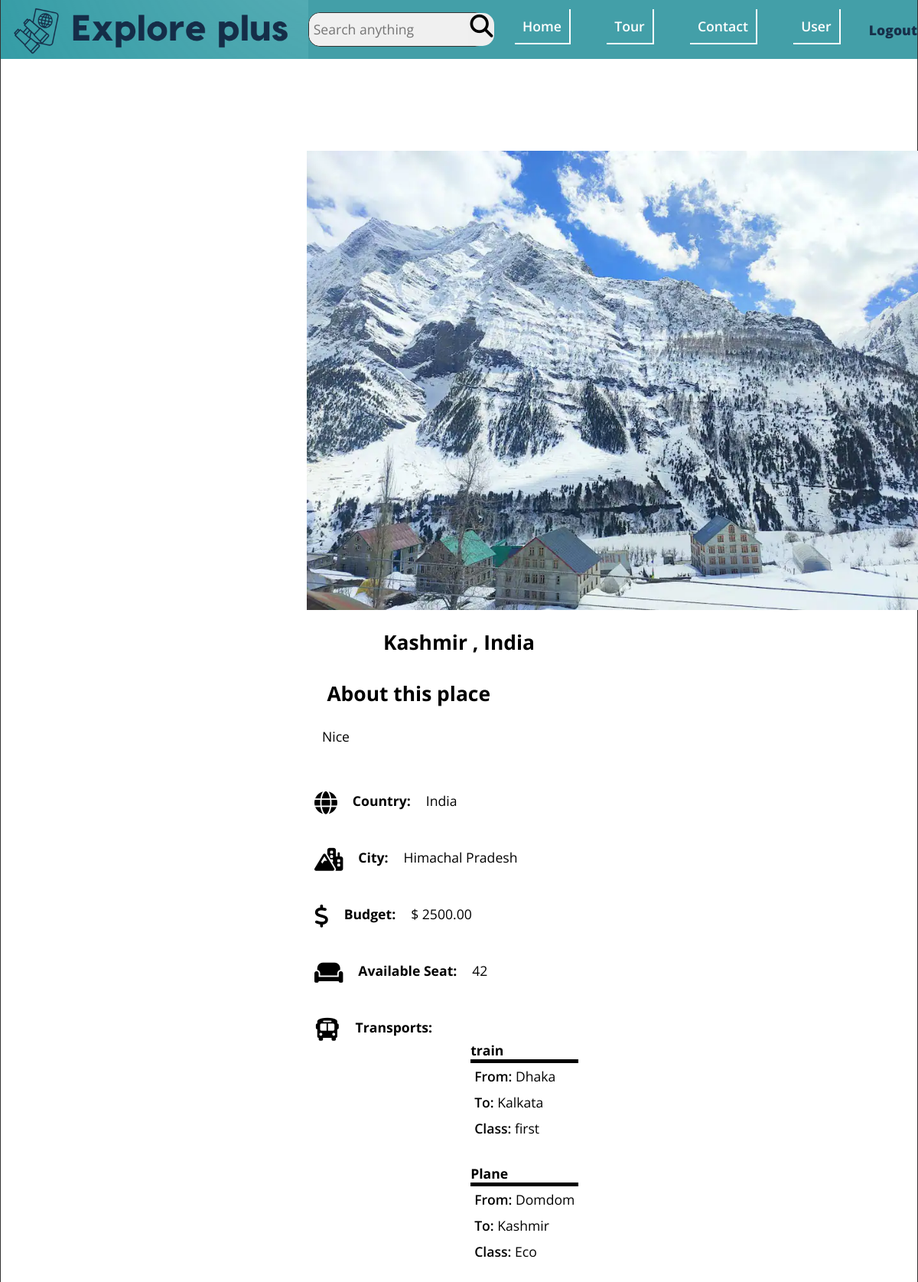
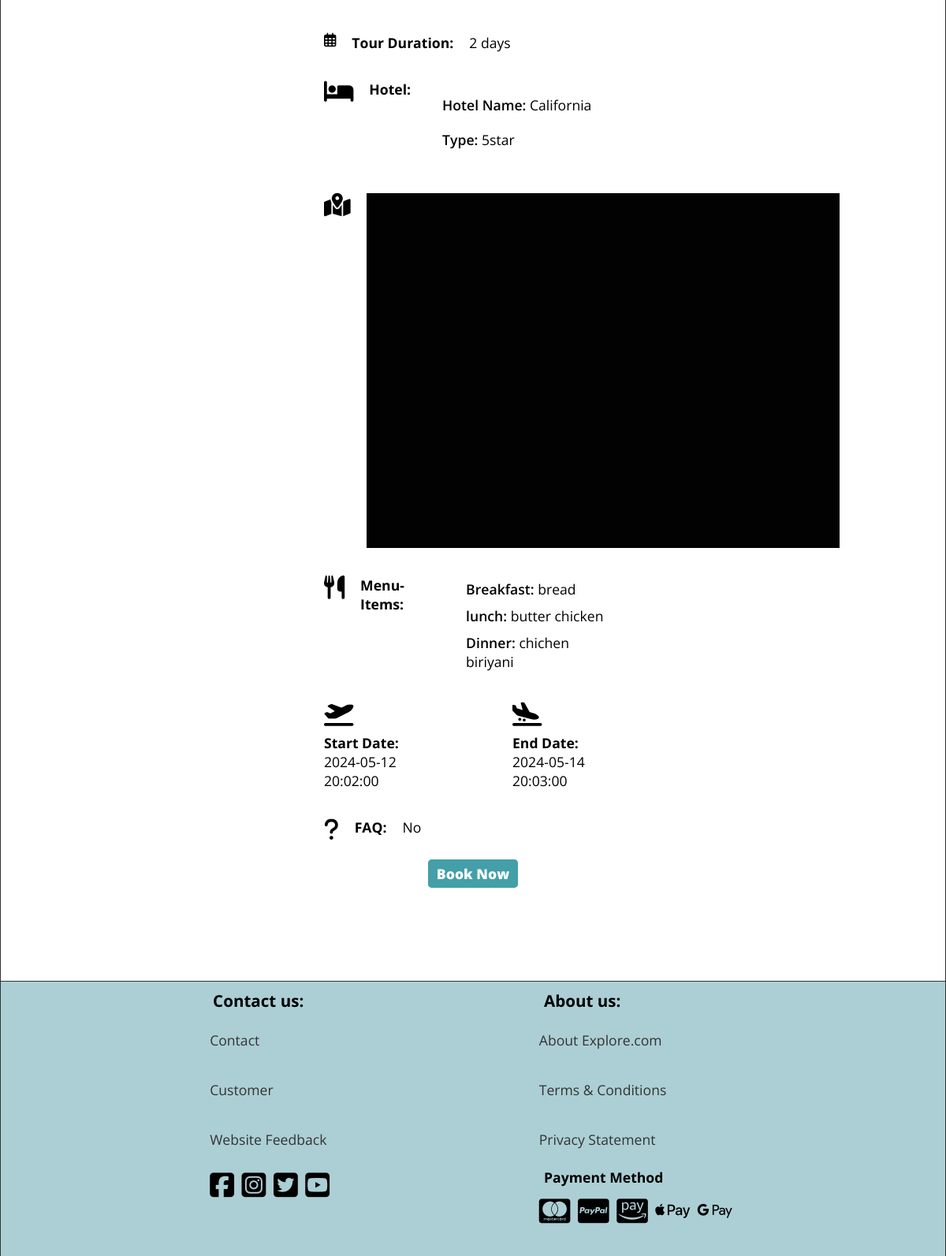
/User/tour_info.php?tour_id=1, run on the app's committed database (2 pictures, top to bottom).
### tables this page shows
CREATE TABLE `tour` (
  `tour_id` int(11) NOT NULL,
  `about` text DEFAULT NULL,
  `place_name` varchar(100) DEFAULT NULL,
  `country` varchar(50) DEFAULT NULL,
  `city` varchar(50) DEFAULT NULL,
  `budget` decimal(10,2) DEFAULT NULL,
  `available_seat` int(11) DEFAULT NULL,
  `start_date` datetime DEFAULT NULL,
  `finish_date` datetime DEFAULT NULL,
  `map` varchar(100) DEFAULT NULL,
  `FAQ` text DEFAULT NULL,
  `menu_id` int(11) DEFAULT NULL,
  `hotel_id` int(11) DEFAULT NULL,
  `guide_username` varchar(50) DEFAULT NULL,
  `photo` blob DEFAULT NULL,
  `continent` varchar(20) NOT NULL,
  `capacity` int(11) NOT NULL
);

CREATE TABLE `transport` (
  `transport_id` int(11) NOT NULL,
  `type` varchar(50) DEFAULT NULL,
  `from_place` varchar(100) DEFAULT NULL,
  `to_place` varchar(100) DEFAULT NULL,
  `price` decimal(10,2) DEFAULT NULL,
  `start_date` date DEFAULT NULL,
  `finish_date` date DEFAULT NULL,
  `finish_time` time DEFAULT NULL,
  `class` varchar(50) DEFAULT NULL,
  `capacity` int(11) DEFAULT NULL,
  `tour_id` int(11) DEFAULT NULL,
  `start_time` time NOT NULL
);

CREATE TABLE `hotel` (
  `hotel_id` int(11) NOT NULL,
  `type` varchar(50) DEFAULT NULL,
  `name` varchar(100) DEFAULT NULL,
  `price` decimal(10,2) DEFAULT NULL,
  `available_room` int(11) DEFAULT NULL,
  `place` varchar(100) DEFAULT NULL,
  `map` varchar(100) DEFAULT NULL,
  `photo` longblob DEFAULT NULL
);

CREATE TABLE `breakfast_item` (
  `breakfast` varchar(30) NOT NULL,
  `bcost` decimal(11,2) DEFAULT NULL
);

CREATE TABLE `lunch_item` (
  `lunch` varchar(30) NOT NULL,
  `lcost` decimal(11,2) DEFAULT NULL
);

CREATE TABLE `dinner_item` (
  `dinner` varchar(30) NOT NULL,
  `dcost` decimal(11,2) DEFAULT NULL
);

### User/tour_info.php (the view, shortened to what this page needs)
<?php
$conn = mysqli_connect("localhost","root","","explore_plus");
$tour_id = $_GET['tour_id'];
$sql = "SELECT * FROM tour WHERE tour_id = {$tour_id}";
$result = mysqli_query($conn,$sql);
$tour = mysqli_fetch_assoc($result);
?>
<!DOCTYPE html>
<html lang="en">
<head>
    <link rel="stylesheet" href="../css/style.css">
    <link rel="stylesheet" href="https://cdnjs.cloudflare.com/ajax/libs/font-awesome/6.5.1/css/all.min.css" />
</head>
<body>
<header class="header">
    <div class="header__logo">
        <figure>
            <img src="../img/logo2.png" alt="logo" title="logo" height="115" width="603">
        </figure>
    </div>
    <div class="header_search">
        <form class="search__bar" action="tour.php" method="get">
            <input class="search__input"  type="text" placeholder="Search anything" name="search">
            <button class="search__button" name="searchSubmit" type="submit"><i class="fa-solid fa-magnifying-glass"></i></button>
        </form>
    </div>
    <nav class="header__nav">
        <ul class="header__ul">
            <li><a href="main.php">Home</a></li>
            <li><a href="tour.php">Tour</a></li>
            <li><a href="../footerPage/contact_us.html">Contact</a></li>
            <li><a href="user_profile.php">User</a></li>
        </ul>
    </nav>
    <div class="logout"><a href="logout.php">Logout</a></div>
</header>
<main class="main">
    <div class="tour-info__container">
        <div class="tour-info__inner">
            <div class="tour-info__pic">
                <figure>
                    <img src="../img/tours/<?php echo htmlspecialchars($tour['photo']) ?>" alt="card1" height="900" width="1200">
                </figure>
            </div>
            <div class="tour-info__place">
                <h2 class="tour-info__h2"><?php echo htmlspecialchars($tour['place_name']) . ' , ' . htmlspecialchars($tour['country'])?></h2>
            </div>
            <h2 class="tour-info__about-h2" >About this place</h2>
            <div class="tour-info__about">
               <?php echo htmlspecialchars($tour['about'])?>
            </div>
            <div class="tour-info__element-collection">
                <div class="tour-info__element">
                    <i class="fa-solid fa-globe"></i>
                    <h4>Country:</h4>
                    <div class="tour-info__country"><?php echo htmlspecialchars($tour['country']) ?></div>
                </div>
                <div class="tour-info__element">
                    <i class="fa-solid fa-mountain-city"></i>
                    <h4>City:</h4>
                    <div class="tour-info__city"><?php echo htmlspecialchars($tour['city']) ?></div>
                </div>
                <div class="tour-info__element">
                    <i class="fa-solid fa-dollar-sign"></i>
                    <h4>Budget:</h4>
                    <div class="tour-info__budget">$ <?php echo htmlspecialchars($tour['budget']) ?></div>
                </div>
                <div class="tour-info__element">
                    <i class="fa-solid fa-couch"></i>
                    <h4>Available Seat:</h4>
                    <div class="tour-info__available-seat"><?php echo htmlspecialchars($tour['available_seat']) ?></div>
                </div>
                <div class="tour-info__element">
                    <i class="fa-solid fa-bus"></i>
                    <h4>Transports:</h4>
                    <ul class="transport__ul">
                        <?php
                        $transportSql = "SELECT transport.type , transport.from_place , transport.to_place , transport.class
                                        from tour
                                        inner join transport
                                        on tour.tour_id = transport.tour_id
                                        where tour.tour_id = {$tour_id}";
                        $transportResult = mysqli_query($conn,$transportSql);
                        $transports = mysqli_fetch_all($transportResult,MYSQLI_ASSOC);
                        ?>
                        <?php foreach ($transports as $transport): ?>
                        <li>
                            <h4 class="transport__head"><?php echo $transport['type'] ?></h4>
                            <div class="tour-info__fromTo">
                                <span class="tour-info__name">From:</span>
                                <span class="tour-info__data"><?php echo htmlspecialchars($transport['from_place']) ?></span>
                            </div>
                            <div class="tour-info__fromTo">
                                <span class="tour-info__name">To:</span>
                                <span class="tour-info__data"><?php echo htmlspecialchars($transport['to_place']) ?></span>
                            </div>
                            <div class="tour-info__fromTo">
                                <span class="tour-info__name">Class:</span>
                                <span class="tour-info__data"><?php echo htmlspecialchars($transport['class']) ?></span>
                            </div>
                        </li>
                        <?php endforeach; ?>
                    </ul>
                </div>
                <div class="tour-info__element">
                    <?php
                        $dayDurationSql = "SELECT DATEDIFF(finish_date,start_date)   FROM tour WHERE tour_id = {$tour_id}";
                        $dayDurationResult = mysqli_query($conn,$dayDurationSql);
                        $dayDuration = mysqli_fetch_assoc($dayDurationResult);
                    ?>
                    <i class="fa-regular fa-calendar-days"></i>
                    <h4>Tour Duration:</h4>
                    <?php foreach ($dayDuration as $day): ?>
                    <div class="tour-info__tour-duration"><?php echo $day ?> days</div>
                    <?php endforeach; ?>
                </div>
                <div class="tour-info__element">
                    <i class="fa-solid fa-bed"></i>
                    <?php
                    $hotelSql = "SELECT hotel.name,hotel.type
                                FROM tour
                                INNER join hotel
                                on tour.hotel_id = hotel.hotel_id
                                WHERE tour.tour_id = {$tour_id}";
                    $hotelResult = mysqli_query($conn,$hotelSql);
                    $hotel = mysqli_fetch_assoc($hotelResult);
                    ?>
                    <h4>Hotel:</h4>
                    <div class="hotel_duo">
                        <div class="tour-info__hotel">
                            <span class="hotel__head">Hotel Name:</span>
                            <span class="hotel__information"><?php echo $hotel['name'] ?></span>
                        </div>
                        <div class="tour-info__hotel">
                            <span class="hotel__head">Type:</span>
                            <span class="hotel__information"><?php echo $hotel['type'] ?></span>
                        </div>
                    </div>
                </div>
                <div class="tour-info__element">
                    <i class="fa-solid fa-map-location-dot"></i>
                    <div class="tour-info__hotel-location">
                        <div class="tour-info__hotel-map">
                            <iframe src="https://www.google.com/maps/embed?pb=!1m18!1m12!1m3!1d7303.601946231943!2d90.41696320056211!3d23.754475732684583!2m3!1f0!2f0!3f0!3m2!1i1024!2i768!4f13.1!3m3!1m2!1s0x3755b9f7f1391ff3%3A0x131528f2c22e4974!2sArman%20Travels%20International!5e0!3m2!1sen!2sbd!4v1707619220563!5m2!1sen!2sbd" width="600" height="450" style="border:0;" allowfullscreen="" loading="lazy"></iframe>
                        </div>
                    </div>
                </div>
                <div class="tour-info__element">
                    <i class="fa-solid fa-utensils"></i>
                    <h4>Menu-Items:</h4>
                    <div class="tour-info__menu-item">
                        <ul class="menu-item__ul">
                            <?php
                            $menuSql = "select breakfast_item.breakfast, lunch_item.lunch , dinner_item.dinner
                                        from menu
                                        inner join menu_breakfast mb
                                        on menu.menu_id = mb.menu_id
                                        inner join breakfast_item
                                        on mb.breakfast = breakfast_item.breakfast
                                        inner join menu_lunch
                                        on menu.menu_id = menu_lunch.menu_id
                                        inner join lunch_item
                                        on menu_lunch.lunch = lunch_item.lunch
                                        inner join menu_dinner
                                        on menu.menu_id = menu_dinner.menu_id
                                        inner join dinner_item
                                        on menu_dinner.dinner = dinner_item.dinner
                                        inner join tour
                                        on tour.menu_id = menu.menu_id
                                        where tour.tour_id = {$tour_id} ";
                            $menuResult = mysqli_query($conn,$menuSql);
                            $menus = mysqli_fetch_assoc($menuResult);
                            ?>
                            <li>
                                <div class="tour-info__fromTo">
                                    <span class="tour-info__name">Breakfast:</span>
                                    <span class="tour-info__data"><?php echo $menus['breakfast'] ?></span>
                                </div>
                                <div class="tour-info__fromTo">
                                    <span class="tour-info__name">lunch:</span>
                                    <span class="tour-info__data"><?php echo $menus['lunch'] ?></span>
                                </div>
                                <div class="tour-info__fromTo">
                                    <span class="tour-info__name">Dinner:</span>
                                    <span class="tour-info__data"><?php echo $menus['dinner']?></span>
                                </div>
                            </li>
                        </ul>
                    </div>
                </div>
                <div class="tour-info__element tour-pairs">
                    <div class="tour-pair">
                        <i class="fa-solid fa-plane-departure"></i>
                        <h4>Start Date:</h4>
                        <div class="tour-info__start"><?php echo htmlspecialchars($tour['start_date']) ?></div>
                    </div>
                    <div class="tour-pair">
                        <i class="fa-solid fa-plane-arrival"></i>
                        <h4>End Date:</h4>
                        <div class="tour-info__end"><?php echo htmlspecialchars($tour['finish_date']) ?></div>
                    </div>
                </div>
                <div class="tour-info__element">
                    <i class="fa-solid fa-question"></i>
                    <h4>FAQ:</h4>
                    <div class="tour-info__query"><?php echo htmlspecialchars($tour['FAQ']) ?></div>
                </div>
                <nav class="main__tour">
                    <a href="booking.php?tour_id=<?php echo $tour_id ?>"><span class="main__sp book">Book Now</span></a>
                </nav>
            </div>
        </div>
    </div>
</main>
<footer class="footer">
    <div class="footer__contact">
        <h3 class="footer__h3">Contact us:</h3>
        <ul class="footer__ul">
            <li><a href="../footerPage/contact_us.html">Contact</a></li>
            <li><a href="../footerPage/customer.html">Customer</a></li>
            <li><a href="../footerPage/website_feedback.php">Website Feedback</a></li>
        </ul>
        <div class="footer__icons">
            <i class="fa-brands fa-square-facebook"></i>
            <i class="fa-brands fa-square-instagram"></i>
            <i class="fa-brands fa-square-twitter"></i>
            <i class="fa-brands fa-square-youtube"></i>
        </div>
    </div>
    <div class="footer__about">
        <h3 class="footer__h3">About us:</h3>
        <ul class="footer__ul">
            <li><a href="../footerPage/about__us.html">About Explore.com</a></li>
            <li><a href="../footerPage/terms_condition.html">Terms &amp; Conditions</a></li>
            <li><a href="../footerPage/privacy_statement.html">Privacy Statement</a></li>
        </ul>
        <h4 class="footer__h3">Payment Method</h4>
        <div class="footer__icons">
            <i class="fa-brands fa-cc-mastercard"></i>
            <i class="fa-brands fa-cc-paypal"></i>
            <i class="fa-brands fa-cc-amazon-pay"></i>
            <i class="fa-brands fa-apple-pay"></i>
            <i class="fa-brands fa-google-pay"></i>
        </div>
    </div>
</footer>
</body>
</html>

### data on the page
tour: photo (picture), place_name "Kashmir", country "India", about "Nice", city "Himachal Pradesh", budget "2500.00", available_seat "42", start_date "2024-05-12 20:02:00", finish_date "2024-05-14 20:03:00", FAQ "No"
transport: type "train", from_place "Dhaka", to_place "Kalkata", class "first"
transport: type "Plane", from_place "Domdom", to_place "Kashmir", class "Eco"
hotel: name "California", type "5star"
breakfast_item: breakfast "bread"
lunch_item: lunch "butter chicken"
dinner_item: dinner "chichen biriyani"

### other printed values
$day "2"
